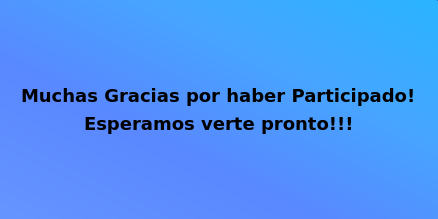
<?xml version="1.0" encoding="UTF-8"?>
<ui version="4.0">
 <class>Exit_Screen</class>
 <widget class="QWidget" name="Exit_Screen">
  <property name="geometry">
   <rect>
    <x>0</x>
    <y>0</y>
    <width>438</width>
    <height>219</height>
   </rect>
  </property>
  <property name="minimumSize">
   <size>
    <width>438</width>
    <height>219</height>
   </size>
  </property>
  <property name="windowTitle">
   <string>Form</string>
  </property>
  <property name="styleSheet">
   <string notr="true">QWidget{
	background-color: qlineargradient(spread:pad, x1:0, y1:1, x2:1, y2:0, stop:0 rgba(102, 148, 255, 255), stop:0.360465 rgba(89, 136, 255, 255), stop:0.677778 rgba(70, 165, 255, 255), stop:0.994987 rgba(42, 180, 255, 255), stop:1 rgba(7, 0, 92, 255));
}

QLabel{
	background-color:transparent;
	font-weight: bold;
	font-size: 18px;
	font-family: Verdana;
}</string>
  </property>
  <layout class="QVBoxLayout" name="verticalLayout">
   <item alignment="Qt::AlignmentFlag::AlignHCenter|Qt::AlignmentFlag::AlignBottom">
    <widget class="QLabel" name="label">
     <property name="text">
      <string>Muchas Gracias por haber Participado!</string>
     </property>
    </widget>
   </item>
   <item alignment="Qt::AlignmentFlag::AlignHCenter|Qt::AlignmentFlag::AlignTop">
    <widget class="QLabel" name="label_2">
     <property name="text">
      <string>Esperamos verte pronto!!!</string>
     </property>
    </widget>
   </item>
  </layout>
 </widget>
 <resources/>
 <connections/>
</ui>
